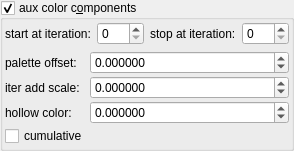
    <widget class="MyGroupBox" name="groupCheck_fold_color_aux_color_enabled_false">
     <property name="title">
      <string>aux color c&amp;omponents</string>
     </property>
     <property name="checkable">
      <bool>true</bool>
     </property>
     <layout class="QVBoxLayout" name="verticalLayout_12">
      <property name="leftMargin">
       <number>2</number>
      </property>
      <property name="topMargin">
       <number>2</number>
      </property>
      <property name="rightMargin">
       <number>2</number>
      </property>
      <property name="bottomMargin">
       <number>2</number>
      </property>
      <item>
       <layout class="QHBoxLayout" name="horizontalLayout_21" stretch="0,1,0,1">
        <item>
         <widget class="QLabel" name="label_102">
          <property name="text">
           <string>start at iteration:</string>
          </property>
         </widget>
        </item>
        <item>
         <widget class="MySpinBox" name="spinboxInt_fold_color_start_iterations_A">
          <property name="sizePolicy">
           <sizepolicy hsizetype="Minimum" vsizetype="Maximum">
            <horstretch>0</horstretch>
            <verstretch>0</verstretch>
           </sizepolicy>
          </property>
          <property name="minimum">
           <number>0</number>
          </property>
          <property name="maximum">
           <number>999</number>
          </property>
          <property name="value">
           <number>0</number>
          </property>
         </widget>
        </item>
        <item>
         <widget class="QLabel" name="label_74">
          <property name="text">
           <string>stop at iteration:</string>
          </property>
         </widget>
        </item>
        <item>
         <widget class="MySpinBox" name="spinboxInt_fold_color_stop_iterations_A">
          <property name="sizePolicy">
           <sizepolicy hsizetype="Preferred" vsizetype="Maximum">
            <horstretch>0</horstretch>
            <verstretch>0</verstretch>
           </sizepolicy>
          </property>
          <property name="maximum">
           <number>999</number>
          </property>
         </widget>
        </item>
       </layout>
      </item>
      <item>
       <layout class="QGridLayout" name="gridLayout_33" columnstretch="0,1">
        <property name="spacing">
         <number>2</number>
        </property>
        <item row="3" column="0">
         <widget class="MyCheckBox" name="checkBox_fold_color_aux_color_enabledB_false">
          <property name="text">
           <string notr="true">cumulative</string>
          </property>
         </widget>
        </item>
        <item row="2" column="1">
         <widget class="MyDoubleSpinBox" name="spinbox4_fold_color_difs_0000_z">
          <property name="sizePolicy">
           <sizepolicy hsizetype="Minimum" vsizetype="Maximum">
            <horstretch>0</horstretch>
            <verstretch>0</verstretch>
           </sizepolicy>
          </property>
          <property name="prefix">
           <string/>
          </property>
          <property name="suffix">
           <string/>
          </property>
          <property name="decimals">
           <number>6</number>
          </property>
          <property name="minimum">
           <double>-100.000000000000000</double>
          </property>
          <property name="maximum">
           <double>100.000000000000000</double>
          </property>
          <property name="singleStep">
           <double>0.100000000000000</double>
          </property>
         </widget>
        </item>
        <item row="2" column="0">
         <widget class="QLabel" name="label_292">
          <property name="text">
           <string>hollow color:</string>
          </property>
         </widget>
        </item>
        <item row="0" column="1">
         <widget class="MyDoubleSpinBox" name="spinbox4_fold_color_difs_0000_x">
          <property name="sizePolicy">
           <sizepolicy hsizetype="Minimum" vsizetype="Maximum">
            <horstretch>0</horstretch>
            <verstretch>0</verstretch>
           </sizepolicy>
          </property>
          <property name="prefix">
           <string/>
          </property>
          <property name="suffix">
           <string/>
          </property>
          <property name="decimals">
           <number>6</number>
          </property>
          <property name="minimum">
           <double>-99.998999999999995</double>
          </property>
          <property name="maximum">
           <double>99.998999999999995</double>
          </property>
          <property name="singleStep">
           <double>0.100000000000000</double>
          </property>
          <property name="value">
           <double>0.000000000000000</double>
          </property>
         </widget>
        </item>
        <item row="1" column="1">
         <widget class="MyDoubleSpinBox" name="spinbox_fold_color_difs0">
          <property name="sizePolicy">
           <sizepolicy hsizetype="Minimum" vsizetype="Maximum">
            <horstretch>0</horstretch>
            <verstretch>0</verstretch>
           </sizepolicy>
          </property>
          <property name="prefix">
           <string/>
          </property>
          <property name="suffix">
           <string/>
          </property>
          <property name="decimals">
           <number>6</number>
          </property>
          <property name="minimum">
           <double>-100.000000000000000</double>
          </property>
          <property name="maximum">
           <double>100.000000000000000</double>
          </property>
          <property name="singleStep">
           <double>0.100000000000000</double>
          </property>
         </widget>
        </item>
        <item row="1" column="0">
         <widget class="QLabel" name="label_294">
          <property name="text">
           <string>iter add scale:</string>
          </property>
         </widget>
        </item>
        <item row="0" column="0">
         <widget class="QLabel" name="label_293">
          <property name="text">
           <string>palette offset:</string>
          </property>
         </widget>
        </item>
       </layout>
      </item>
     </layout>
    </widget>
